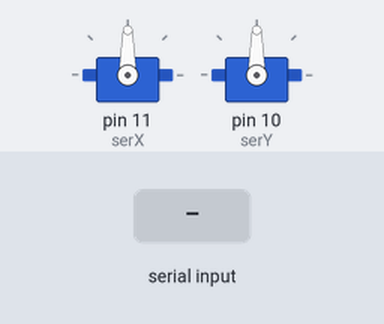
The sketch below on a simulated Arduino Uno, built with avr-gcc and run on an emulated ATmega328P. Shown: 2 × servo. Inputs (shaded band) come from the test bench.

Above: at 1.2 s.
1.3 s: "X:1\n" received over Serial
At 2.3 s:
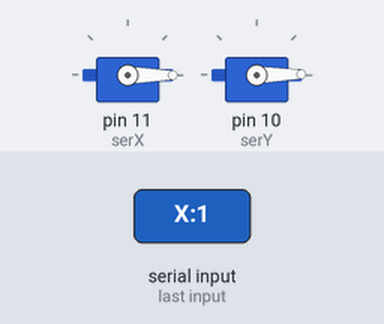
2.8 s: "X:150\n" received over Serial
At 3.5 s:
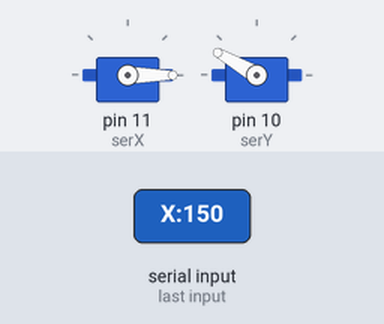
4.3 s: "90:45\n" received over Serial
At 4.6 s:
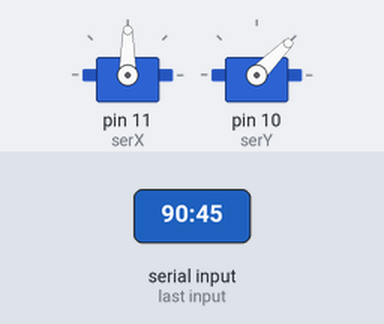
5.8 s: "30:150\n" received over Serial
At 7.0 s:
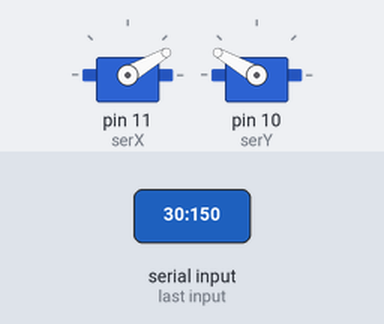
7.3 s: "200\n" received over Serial
At 8.0 s:
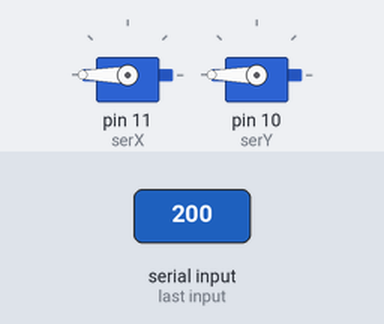
8.8 s: "1:90\n" received over Serial
At 9.2 s:
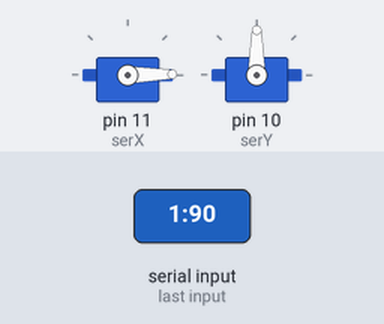
Timing chart, 0 to 11.3 s (numbered marks = the images above; inputs shaded):
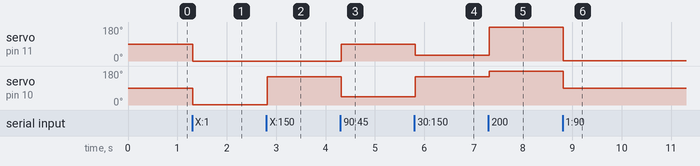

Measured:
- after the input at 1.3 s, servo on pin 11 (serX): 90° → 0° at once; servo on pin 10 (serY): 90° → 1° at once
- after the input at 2.8 s, servo on pin 10 (serY): 1° → 150° at once
- after the input at 4.3 s, servo on pin 11 (serX): 0° → 90° at once; servo on pin 10 (serY): 150° → 45° at once
- after the input at 5.8 s, servo on pin 11 (serX): 90° → 30° at once; servo on pin 10 (serY): 45° → 150° at once
- after the input at 7.3 s, servo on pin 11 (serX): 30° → 180° at once; servo on pin 10 (serY): 150° → 180° at once
- after the input at 8.8 s, servo on pin 11 (serX): 180° → 1° at once; servo on pin 10 (serY): 180° → 90° at once

The sketch:

laserInterpreter.ino
```cpp
#include<Servo.h>

Servo serX;
Servo serY;

String tempModify;

void setup() {

  serX.attach(11);
  serY.attach(10);
  Serial.begin(9600);
  Serial.setTimeout(10);
}

void loop() {
  //not needed
}

void serialEvent() {
tempModify = Serial.readString();

serX.write(parseDataX(tempModify));
serY.write(parseDataY(tempModify));

}

int parseDataX(String data){
  data.remove(data.indexOf(":"));
  data.remove(data.indexOf("X"), 1);

  return data.toInt();
}

int parseDataY(String data){
  data.remove(0,data.indexOf(":") + 1);
  data.remove(data.indexOf("Y"), 1);

  return data.toInt();

}
```
